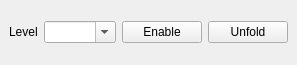
<?xml version="1.0" encoding="UTF-8"?>
<ui version="4.0">
    <class>level_selector_widget</class>
    <widget class="QDockWidget" name="level_selector_widget">
        <property name="geometry">
            <rect>
                <x>0</x>
                <y>0</y>
                <width>282</width>
                <height>65</height>
            </rect>
        </property>
        <property name="sizePolicy">
            <sizepolicy hsizetype="Expanding" vsizetype="Expanding">
                <horstretch>1</horstretch>
                <verstretch>1</verstretch>
            </sizepolicy>
        </property>
        <property name="windowTitle">
            <string>Level Selector</string>
        </property>
        <widget class="QWidget" name="dockWidgetContents">
            <property name="enabled">
                <bool>true</bool>
            </property>
            <property name="sizePolicy">
                <sizepolicy hsizetype="Expanding" vsizetype="Expanding">
                    <horstretch>1</horstretch>
                    <verstretch>1</verstretch>
                </sizepolicy>
            </property>
            <layout class="QVBoxLayout" name="verticalLayout" stretch="0">
                <property name="sizeConstraint">
                    <enum>QLayout::SetMinimumSize</enum>
                </property>
                <item>
                    <layout class="QHBoxLayout" name="horizontalLayout_4">
                        <item>
                            <widget class="QLabel" name="level_label">
                                <property name="sizePolicy">
                                    <sizepolicy hsizetype="Maximum" vsizetype="Preferred">
                                        <horstretch>0</horstretch>
                                        <verstretch>0</verstretch>
                                    </sizepolicy>
                                </property>
                                <property name="text">
                                    <string>Level</string>
                                </property>
                            </widget>
                        </item>
                        <item>
                            <widget class="QComboBox" name="level_combo_box">
                                <property name="sizePolicy">
                                    <sizepolicy hsizetype="MinimumExpanding" vsizetype="Fixed">
                                        <horstretch>0</horstretch>
                                        <verstretch>0</verstretch>
                                    </sizepolicy>
                                </property>
                                <property name="editable">
                                    <bool>true</bool>
                                </property>
                            </widget>
                        </item>
                        <item>
                            <widget class="QPushButton" name="enable_button">
                                <property name="sizePolicy">
                                    <sizepolicy hsizetype="Maximum" vsizetype="Fixed">
                                        <horstretch>0</horstretch>
                                        <verstretch>0</verstretch>
                                    </sizepolicy>
                                </property>
                                <property name="text">
                                    <string>Enable</string>
                                </property>
                            </widget>
                        </item>
                        <item>
                            <widget class="QPushButton" name="unfold_button">
                                <property name="sizePolicy">
                                    <sizepolicy hsizetype="Maximum" vsizetype="Fixed">
                                        <horstretch>0</horstretch>
                                        <verstretch>0</verstretch>
                                    </sizepolicy>
                                </property>
                                <property name="text">
                                    <string>Unfold</string>
                                </property>
                            </widget>
                        </item>
                    </layout>
                </item>
            </layout>
        </widget>
    </widget>
    <resources/>
    <connections/>
</ui>
